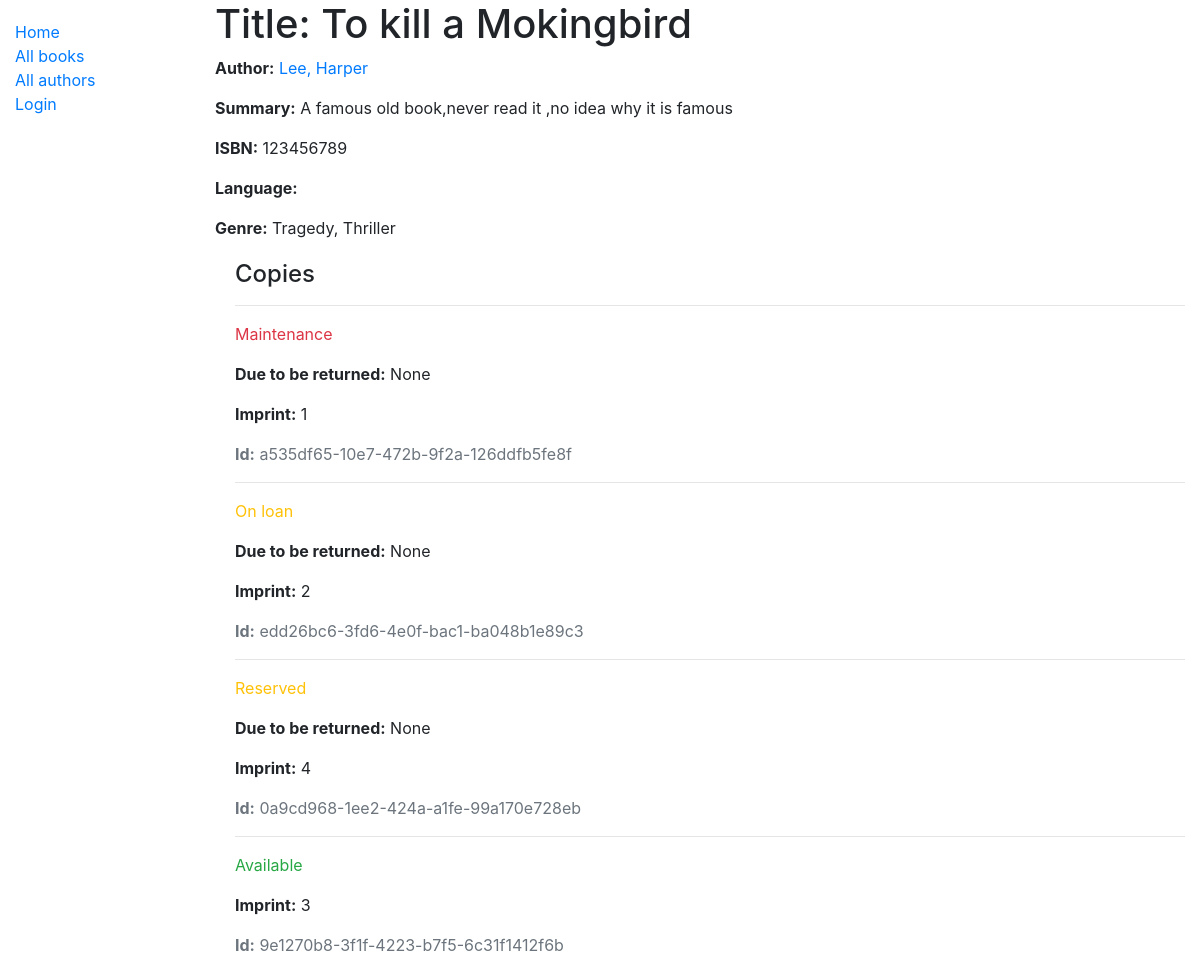
/catalog/book/1, run on the app's committed database.
### catalog/models.py (models this page shows, shortened)
class Book(models.Model):
    title = models.CharField(max_length=200)
    author = models.ForeignKey('Author', on_delete=models.SET_NULL, null=True)
    summary = models.TextField(max_length=1000, help_text='Enter a brief description of the book')
    isbn = models.CharField('ISBN', max_length=13,
                            help_text='13 Character <a href="https://www.isbn-international.org/content/what-isbn">ISBN number</a>')
    genre = models.ManyToManyField(Genre, help_text='Select a genre for this book')

class Author(models.Model):
    first_name = models.CharField(max_length=100)
    last_name = models.CharField(max_length=100)
    date_of_birth = models.DateField(null=True, blank=True)
    date_of_death = models.DateField('Died', null=True, blank=True)
    class Meta:
        ordering = ['last_name', 'first_name']
    def __str__(self):
        return f'{self.last_name}, {self.first_name}'

class Genre(models.Model):
    name = models.CharField(max_length=200, help_text='Enter a book genre (e.g. Science Fiction)')
    def __str__(self):
        return self.name

class BookInstance(models.Model):
    id = models.UUIDField(primary_key=True, default=uuid.uuid4, help_text='Unique ID for this particular book across whole library')
    book = models.ForeignKey('Book', on_delete=models.SET_NULL, null=True)
    imprint = models.CharField(max_length=200)
    due_back = models.DateField(null=True, blank=True)
    borrower = models.ForeignKey(User, on_delete=models.SET_NULL, null=True, blank=True)
    LOAN_STATUS = (
        ('m', 'Maintenance'),
        ('o', 'On loan'),
        ('a', 'Available'),
        ('r', 'Reserved'),
    )
    status = models.CharField(
        max_length=1,
        choices=LOAN_STATUS,
        blank=True,
        default='m',
        help_text='Book availability',
    )
    class Meta:
        ordering = ['due_back']
        permissions = (("can_mark_returned", "Set book as returned"),)

### catalog/views.py (the view)
# urls.py: path('book/<int:pk>', views.BookDetailView.as_view(), name='book-detail'),
class BookDetailView(generic.DetailView):
    model = Book

### catalog/templates/catalog/book_detail.html (shortened to what this page needs)
<!DOCTYPE html>
<html lang="en">
<head>
</head>
<body>
{% extends "base_generic.html" %}
{% block content %}
  <h1>Title: {{ book.title }}</h1>
  <p><strong>Author:</strong> <a href="{% url 'author-detail' book.author.pk %}">{{ book.author }}</a></p>
  <p><strong>Summary:</strong> {{ book.summary }}</p>
  <p><strong>ISBN:</strong> {{ book.isbn }}</p>
  <p><strong>Language:</strong> {{ book.language }}</p>
  <p><strong>Genre:</strong> {% for genre in book.genre.all %} {{ genre }}{% if not forloop.last %}, {% endif %}{% endfor %}</p>
  <div style="margin-left:20px;margin-top:20px">
    <h4>Copies</h4>
    {% for copy in book.bookinstance_set.all %}
      <hr>
      <p class="{% if copy.status == 'a' %}text-success{% elif copy.status == 'm' %}text-danger{% else %}text-warning{% endif %}">{{ copy.get_status_display }}</p>
      {% if copy.status != 'a' %}
        <p><strong>Due to be returned:</strong> {{copy.due_back}}</p>
      {% endif %}
      <p><strong>Imprint:</strong> {{copy.imprint}}</p>
      <p class="text-muted"><strong>Id:</strong> {{copy.id}}</p>
    {% endfor %}
  </div>
{% endblock %}

### catalog/templates/base_generic.html (shortened to what this page needs)
<!DOCTYPE html>
<html>
<head>
  <link rel="stylesheet" href="https://stackpath.bootstrapcdn.com/bootstrap/4.1.3/css/bootstrap.min.css">
  {% load static %}
  <link rel="stylesheet" href="{% static 'css/styles.css' %}">
</head>
<body>
  <div class="container-fluid">
    <div class="row">
      <div class="col-sm-2">
      {% block sidebar %}
        <ul class="sidebar-nav">
          <li><a href="{% url 'index' %}">Home</a></li>
          <li><a href="{% url 'books' %}">All books</a></li>
          <li><a href="{% url 'authors' %}">All authors</a></li>
          {% if user.is_authenticated %}
     <li>User: {{ user.get_username }}</li>
          <li><a href="{% url 'my-borrowed' %}">My Borrowed</a></li>
          {% if user.can_mark_returned %}
          <li><a href="{% url 'borrowed-books' %}">All Borrowed Books</a></li>
          {% endif %}
     <li><a href="{% url 'logout'%}?next={{request.path}}">Logout</a></li>
   {% else %}
     <li><a href="{% url 'login'%}?next={{request.path}}">Login</a></li>
   {% endif %}
        </ul>
     {% endblock %}
      </div>
      <div class="col-sm-10 ">{% block content %}{% endblock %}
      </div>
    </div>
  </div>
</body>
</html>

### catalog/static/css/styles.css (style rules this page uses)
.sidebar-nav { margin-top: 20px; padding: 0; list-style: none; }

### data on the page
Book: title "To kill a Mokingbird", author "Lee, Harper", summary "A famous old book,never read it ,no idea why it is famous", isbn "123456789"
Genre: name "Tragedy"
Genre: name "Thriller"
BookInstance: status "Maintenance", due_back "None", imprint "1", id "a535df65-10e7-472b-9f2a-126ddfb5fe8f"
BookInstance: status "On loan", due_back "None", imprint "2", id "edd26bc6-3fd6-4e0f-bac1-ba048b1e89c3"
BookInstance: status "Reserved", due_back "None", imprint "4", id "0a9cd968-1ee2-424a-a1fe-99a170e728eb"
BookInstance: status "Available", imprint "3", id "9e1270b8-3f1f-4223-b7f5-6c31f1412f6b"
